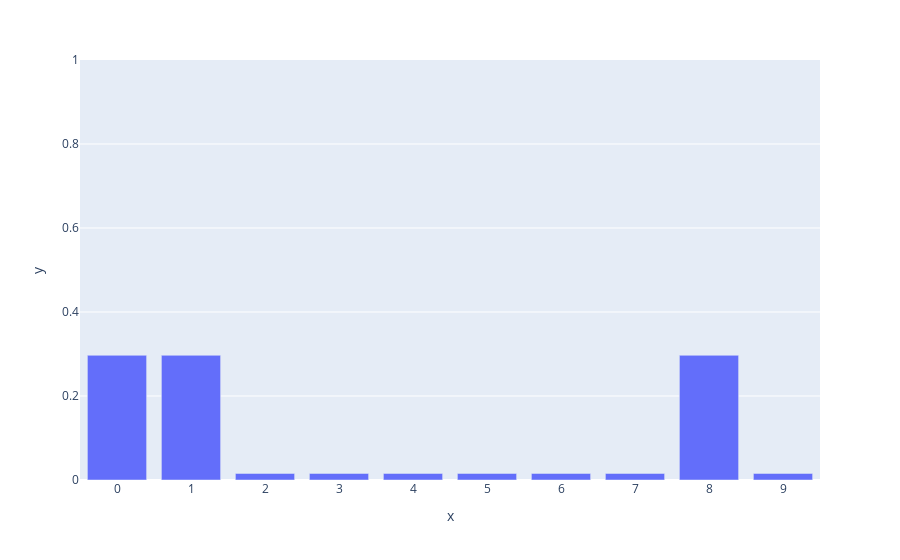

Notebook code cell kept with this figure:
### Code cell
belief = update_belief_measurement(hallway, belief, 1, 0.95); plot_belief(belief)

### Figure 1 — Plotly figure (JSON) as saved in the notebook; plotly's stock layout.template omitted (floating-point values rounded to 4 significant figures)
{"data": [{"alignmentgroup": "True", "hovertemplate": "x=%{x}<br>y=%{y}<extra></extra>", "legendgroup": "", "marker": {"color": "#636efa", "pattern": {"shape": ""}}, "name": "", "offsetgroup": "", "orientation": "v", "showlegend": false, "textposition": "auto", "type": "bar", "x": [0, 1, 2, 3, 4, 5, 6, 7, 8, 9], "xaxis": "x", "y": [0.2969, 0.2969, 0.01563, 0.01563, 0.01563, 0.01563, 0.01563, 0.01563, 0.2969, 0.01563], "yaxis": "y"}], "layout": {"autosize": true, "barmode": "relative", "legend": {"tracegroupgap": 0}, "margin": {"t": 60}, "xaxis": {"anchor": "y", "autorange": true, "domain": [0, 1], "dtick": 1, "range": [-0.5, 9.5], "title": {"text": "x"}, "type": "linear"}, "yaxis": {"anchor": "x", "domain": [0, 1], "range": [0, 1], "title": {"text": "y"}, "type": "linear"}}}
